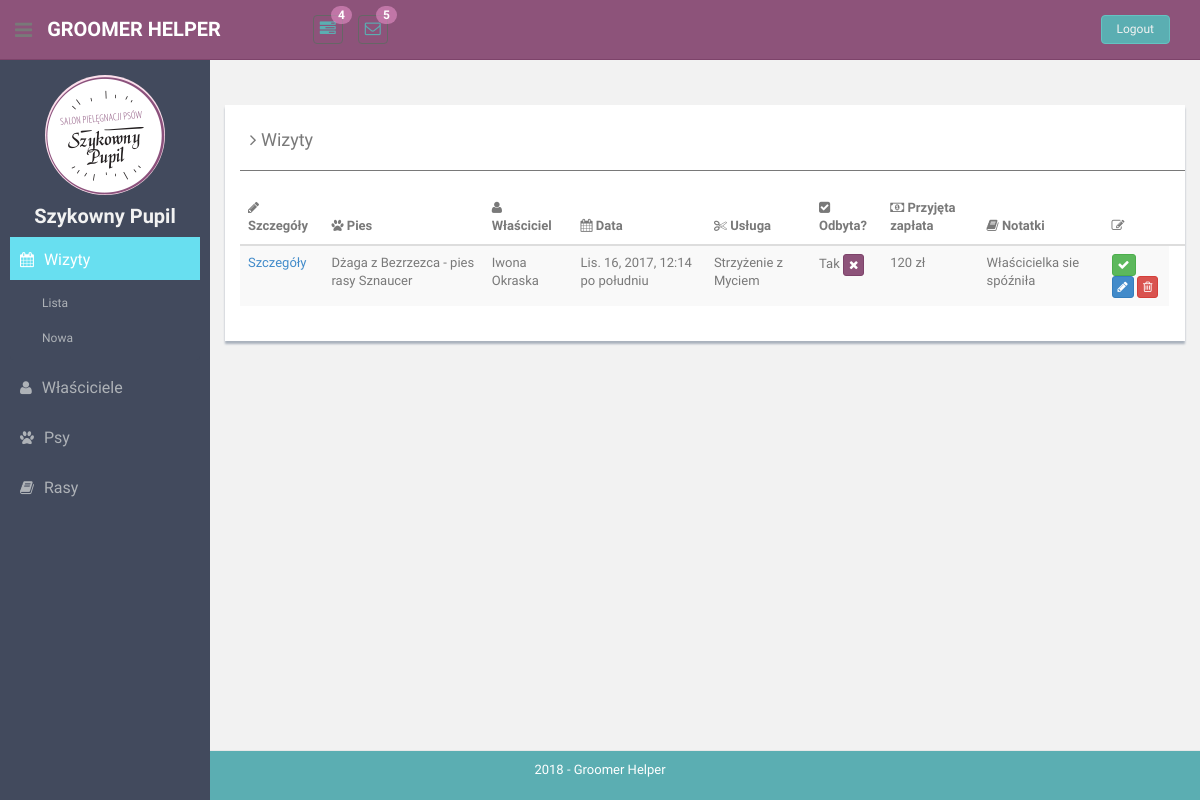
Screenshot of /visits/ with the database file from the repository.
### visits/models.py (models this page shows)
class Visit(models.Model):
    start = models.DateTimeField(null=False)
    stop = models.DateTimeField(null=False)
    animal = models.ForeignKey(Animal, on_delete=models.CASCADE, )
    service = models.TextField(max_length=100, blank=False, null=False, unique=True)
    happened = models.BooleanField(null=False, default=False)
    money_taken = models.PositiveIntegerField(null=True)
    notes = models.TextField(max_length=100, blank=True, null=False)
    salon = models.ForeignKey(Salon, default=DEFAULT_SALON_ID, null=False, on_delete=models.CASCADE)
    def __str__(self):
        return "".join([self.animal.name, " o ", str(self.start.hour)])
    __str__.short_description = "Opis"

### animals/models.py (models this page shows, shortened)
class Animal(models.Model):
    GENDER_CHOICES = [
        (True, _('Male')),
        (False, _('Female')),
    ]
    name = models.TextField(max_length=100, blank=True, null=True, verbose_name=_('name'))
    gender = models.BooleanField(choices=GENDER_CHOICES, verbose_name=_('gender'))
    breed = models.ForeignKey(Breed, on_delete=models.CASCADE, verbose_name=_('breed'))
    color = models.TextField(max_length=100, blank=True, null=True, verbose_name=_('color'))
    photo = models.ImageField(upload_to='animal-avatars/', default='animal-avatars/None/no-img.png',
                              verbose_name=_('photo'))
    notes = models.TextField(max_length=200, blank=True, null=True, verbose_name=_('notes'))
    owner = models.ForeignKey(
        Owner,
        verbose_name=_('owner'),
        on_delete=models.CASCADE,
    )
    salon = models.ForeignKey(Salon, default=DEFAULT_SALON_ID, null=False, on_delete=models.CASCADE)
    def __str__(self):
        return "".join([self.name, " - ", self.breed.species, " rasy ", self.breed.name])

### breeds/models.py (models this page shows, shortened)
class Breed(models.Model):
    SIZE_CHOICES = [
        ('miniatura', 'Miniatura'),
        ('średni', 'Średni'),
        ('duży', 'Duży'),
        ('olbrzym', 'Olbrzym'),
    ]
    SPECIES_CHOICES = [
        ('pies', 'Pies'),
        ('kot', 'Kot'),
        ('świnka morska', 'Świnka morska'),
        ('królik', 'Królik'),
    ]
    HAIR_TYPE_CHOICES = [
        ('normalna', 'Normalna'),
        ('szorstka', 'Szorstka'),
        ('miękka', 'Miękka'),
        ('duża ilość podszerstka', 'Duża ilość podszerstka'),
        ('twarda', 'Twarda')
    ]
    name = models.TextField(max_length=100, blank=False, null=False, unique=True)
    species = models.TextField(max_length=50, blank=False, default='dog')
    size = models.TextField(max_length=20, blank=True, choices=SIZE_CHOICES)
    grooming_notes = models.TextField(max_length=50, blank=True, null=False)
    hair_type = models.TextField(max_length=50, blank=True, null=False)
    weight = models.IntegerField(default=20, blank=False, null=False)
    photo = models.ImageField(upload_to='breed-avatars/', default='breed-avatars/None/no-img.png')
    salon = models.ForeignKey(Salon, default=DEFAULT_SALON_ID, null=False, on_delete=models.CASCADE)

### owners/models.py (models this page shows)
class Owner(models.Model):
    full_name = models.TextField(_("full_name"), max_length=100, blank=True, null=True)
    phone_number = models.TextField(_("phone number"), max_length=20, blank=False, null=False)
    email = models.EmailField(_("email"), max_length=100, blank=True, null=True)
    location = models.TextField(_("location"), max_length=200, blank=True, null=True)
    recommended_by = models.ForeignKey('Owner', null=True, on_delete=models.CASCADE, verbose_name=_("recommended by"))
    salon = models.ForeignKey(Salon,
                              default=DEFAULT_SALON_ID,
                              null=False,
                              on_delete=models.CASCADE,
                              verbose_name=_("salon") )
    def __str__(self):
        return "".join(self.full_name)

### visits/views.py (the view)
# urls.py: path('', views.VisitListView.as_view(), name='visits-list'),
class VisitListView(ListView):
    template_name = "visits/list.html"
    model = Visit
    def get_context_data(self, **kwargs):
        context = super().get_context_data(**kwargs)
        context['visits'] = Visit.objects.all()
        context['title'] = 'Wizyty'  # TODO: Tłumaczeie
        return context

### templatetags/templatetags/my_templatetags.py (called while the page is built)
@register.simple_tag(takes_context=True)
def active(context, pattern_or_urlname):
    try:
        pattern = '^' + reverse(pattern_or_urlname)
    except NoReverseMatch:
        pattern = pattern_or_urlname
    path = context['request'].path
    if re.search(pattern, path):
        return 'active'
    return ''

### templates/visits/list.html
{% extends 'list.html' %}
{% load my_templatetags %}
{% block table-headers %}
    <th><i class="fa fa-pencil"></i> Szczegóły</th>
    <th><i class="fa fa-paw"></i> Pies</th>
    <th><i class="fa fa-user"></i> Właściciel</th>
    <th><i class="fa fa-calendar"></i> Data</th>
    <th><i class="fa fa-scissors"></i> Usługa</th>
    <th><i class="fa fa-check-square"></i> Odbyta?</th>
    <th><i class="fa fa-money"></i> Przyjęta zapłata</th>
    <th><i class="fa fa-book"></i> Notatki</th>
    <th><i class=" fa fa-edit"></i></th>
    <th></th>
{% endblock %}
{% block table-rows %}
    {% for visit in visits %}
        <tr>
            <td><a href="{% url 'visit-details' visit.id %}"> Szczegóły </a></td>
            <td>{{ visit.animal }}</td>
            <td>{{ visit.animal.owner }}</td>
            <td class="hidden-phone">{{ visit.start }}</td>
            <td>{{ visit.service }}</td>
            <td>{{ visit.happened|yesno:"Tak,Nie" }}
                {% if visit.happened %} <button class="btn btn-theme02 btn-xs"><i class="fa fa-times "></i></button>
                {% else %}<button class="btn btn-success btn-xs"><i class="fa fa-check"></i></button>
                {% endif %}</td>
            <td>{{ visit.money_taken }} zł</td>
            <td>{{ visit.notes }}</td>
            <td>
                <button class="btn btn-success btn-xs"><i class="fa fa-check"></i></button>
                <button class="btn btn-primary btn-xs"><i class="fa fa-pencil"></i></button>
                <button class="btn btn-danger btn-xs"><i class="fa fa-trash-o "></i></button>
            </td>
        </tr>
    {% endfor %}
{% endblock %}

### static/css/style.css (style rules this page uses)
a, a:hover, a:focus { text-decoration: none; outline: none; }
.btn-theme02 { color: #fff; background-color: #8d537a; border-color: #7d436a; }

### rows the page displays
Visit: animal "Dżaga z Bezrzezca - pies rasy Sznaucer", animal.owner "Iwona Okraska", start "Lis. 16, 2017, 12:14 po południu", service "Strzyżenie z Myciem", happened "Tak", money_taken "120", notes "Właścicielka sie spóźniła"

### other values shown
{{ title }} "Wizyty"
